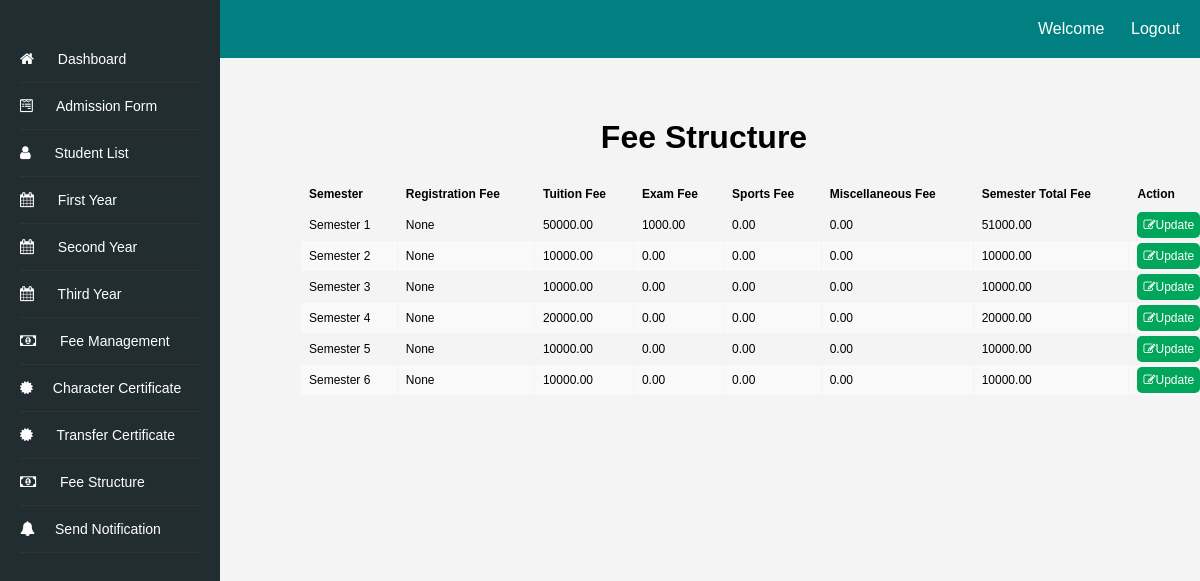
Before: /fee-structure/ with the older database file.
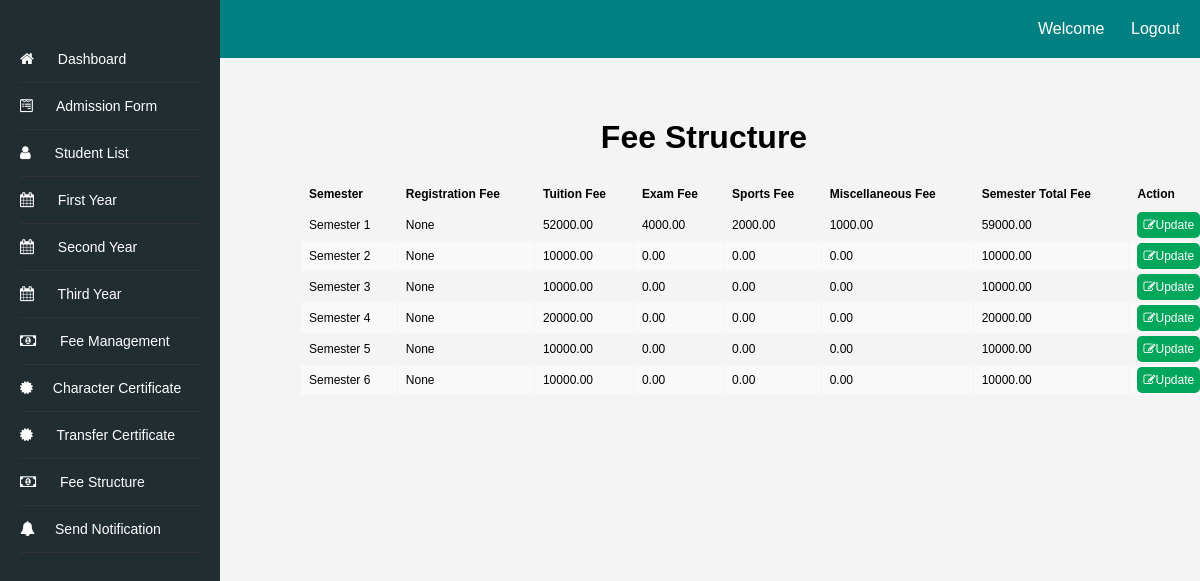
After: the same page with the newer database file.
### fee_structure/models.py (models this page shows, shortened)
class Semester(models.Model):
    semester_number = models.PositiveIntegerField(unique=True)
    registration_fee = models.DecimalField(max_digits=10, decimal_places=2, blank=True, null=True)
    tuition_fee = models.DecimalField(max_digits=10, decimal_places=2)
    exam_fee = models.DecimalField(max_digits=10, decimal_places=2)
    sport_fee = models.DecimalField(max_digits=10, decimal_places=2)
    miscellaneous_fee = models.DecimalField(max_digits=10, decimal_places=2)
    semester_total =  models.DecimalField(max_digits=10, decimal_places=2)

### fee_structure/views.py (the view)
# urls.py: path('', include('fee_structure.urls')),
def fee_structure(request):
    semesters = Semester.objects.all()
    context = {'semesters': semesters}
    return render(request, 'fee_structure/fee_structure.html', context)

### fee_structure/templates/fee_structure/fee_structure.html (shortened to what this page needs)
<!DOCTYPE html>
<html>
    <head>
        <link rel="stylesheet" href="https://cdnjs.cloudflare.com/ajax/libs/font-awesome/4.7.0/css/font-awesome.min.css">
        <link rel="stylesheet" type="text/css" href="/static/styles.css">
    </head>
<body>
    <header>
        Welcome {{ user.username }} &nbsp;&nbsp;&nbsp;&nbsp;&nbsp;
        <a href="{% url 'logout' %}?next=/loginapp/logout/">Logout</a>
    </header>
    <div class="container">
        <div class="sidebar">
            <ul class="dashboard_list">
                <li><a href="/dashboard"><i class="fa fa-home" aria-hidden="true"></i> Dashboard</a></li>
                <li><a href="{% url 'admission_form' %}"><i class="fa fa-wpforms" aria-hidden="true"></i> Admission Form</a></li>
                <li><a href="{% url 'student_list' %}"><i class="fa fa-user"></i> Student List</a></li>
                <li><a href="{% url 'first_year' %}"><i class="fa fa-calendar" aria-hidden="true"></i> First Year</a></li>
                <li><a href="{% url 'second_year' %}"><i class="fa fa-calendar" aria-hidden="true"></i> Second Year</a></li>
                <li><a href="{% url 'third_year' %}"><i class="fa fa-calendar" aria-hidden="true"></i> Third Year</a></li>
                <li><a href="{% url 'fee_detail' %}"><i class="fa fa-money" aria-hidden="true"></i> Fee Management</a></li>
                <li><a href="{% url 'student_list_details' %}"><i class="fa fa-certificate" aria-hidden="true"></i>Character Certificate</a></li>
                <li><a href="{% url 'student_list_details_transfer' %}"><i class="fa fa-certificate" aria-hidden="true"></i> Transfer Certificate</a></li>
                <li><a href="{% url 'fee_structure' %}"><i class="fa fa-money" aria-hidden="true"></i> Fee Structure</a></li>
                <li><a href="{% url 'send_messages' %}"><i class="fa fa-bell" aria-hidden="true"></i>Send Notification</a></li>
            </ul>
        </div>
        <div class="content">
            <h1>Fee Structure</h1>
            <table class="fee-structure">
              <thead>
                <tr>
                  <th>Semester</th>
                  <th>Registration Fee</th>
                  <th>Tuition Fee</th>
                  <th>Exam Fee</th>
                  <th>Sports Fee</th>
                  <th>Miscellaneous Fee</th>
                  <th>Semester Total Fee </th>
                  <th>Action</th>
                </tr>
              </thead>
            <tbody>
              {% for semester in semesters %}
                <tr>
                  <td>Semester {{ semester.semester_number }}</td>
                  <td>{{ semester.registration_fee }}</td>
                  <td>{{ semester.tuition_fee }}</td>
                  <td>{{ semester.exam_fee }}</td>
                  <td>{{ semester.sport_fee }}</td>
                  <td>{{ semester.miscellaneous_fee }}</td>
                  <td>{{ semester.semester_total }}</td>
                  <td><a href="{% url 'update_semester_fee' semester.semester_number %}" class="update_btn"><i class="fa fa-edit"></i>Update</a></td>
                </tr>
              {% endfor %}
            </tbody>
    </table>
        </div>
    </div>
</body>
</html>

Changed rows visible on the page:
changed Semester (number 1 of 6 on the later page): tuition_fee "50000.00" → "52000.00"; exam_fee "1000.00" → "4000.00"; sport_fee "0.00" → "2000.00"; miscellaneous_fee "0.00" → "1000.00"; semester_total "51000.00" → "59000.00"
